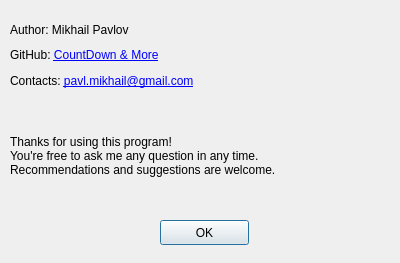
<?xml version="1.0" encoding="UTF-8"?>
<ui version="4.0">
 <class>Dialog</class>
 <widget class="QDialog" name="Dialog">
  <property name="geometry">
   <rect>
    <x>0</x>
    <y>0</y>
    <width>400</width>
    <height>263</height>
   </rect>
  </property>
  <property name="windowTitle">
   <string>Dialog</string>
  </property>
  <widget class="QWidget" name="verticalLayoutWidget">
   <property name="geometry">
    <rect>
     <x>10</x>
     <y>20</y>
     <width>381</width>
     <height>71</height>
    </rect>
   </property>
   <layout class="QVBoxLayout" name="verticalLayout">
    <item>
     <widget class="QLabel" name="label">
      <property name="text">
       <string>Author: Mikhail Pavlov</string>
      </property>
     </widget>
    </item>
    <item>
     <widget class="QLabel" name="label_2">
      <property name="styleSheet">
       <string notr="true">&lt;a href=\&quot;https://github.com/pm-str/CountDown-More\&quot;&gt;CountDown &amp; More&lt;/font&gt; &lt;/a&gt;</string>
      </property>
      <property name="text">
       <string>GitHub: &lt;a href=&quot;https://github.com/pm-str/CountDown-More&quot;&gt;CountDown &amp; More&lt;/a&gt;</string>
      </property>
     </widget>
    </item>
    <item>
     <widget class="QLabel" name="label_3">
      <property name="text">
       <string>Contacts: &lt;a href=&quot;pavl.mikhail@gmail.com&quot;&gt;pavl.mikhail@gmail.com&lt;/a&gt;</string>
      </property>
     </widget>
    </item>
   </layout>
  </widget>
  <widget class="QLabel" name="label_4">
   <property name="geometry">
    <rect>
     <x>10</x>
     <y>130</y>
     <width>361</width>
     <height>51</height>
    </rect>
   </property>
   <property name="text">
    <string>Thanks for using this program! 
You're free to ask me any question in any time. 
Recommendations and suggestions are welcome.</string>
   </property>
  </widget>
  <widget class="QPushButton" name="pushButton">
   <property name="geometry">
    <rect>
     <x>160</x>
     <y>220</y>
     <width>89</width>
     <height>25</height>
    </rect>
   </property>
   <property name="text">
    <string>OK</string>
   </property>
  </widget>
 </widget>
 <resources/>
 <connections>
  <connection>
   <sender>pushButton</sender>
   <signal>clicked()</signal>
   <receiver>Dialog</receiver>
   <slot>close()</slot>
   <hints>
    <hint type="sourcelabel">
     <x>204</x>
     <y>232</y>
    </hint>
    <hint type="destinationlabel">
     <x>199</x>
     <y>131</y>
    </hint>
   </hints>
  </connection>
 </connections>
</ui>
